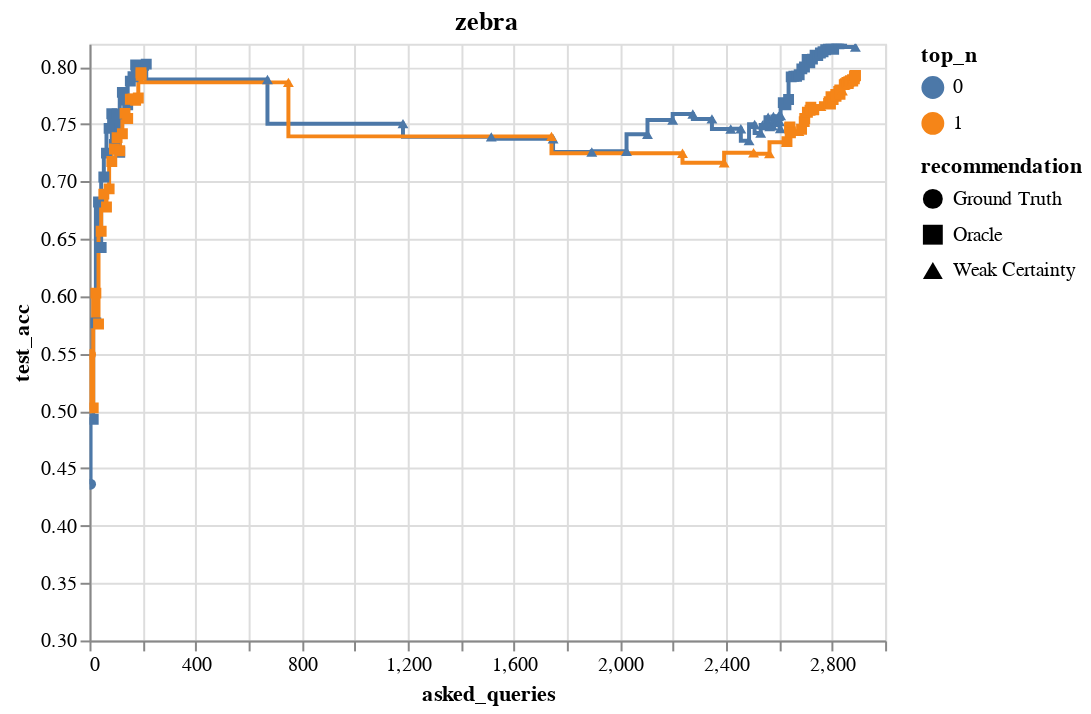

Notebook code for this chart:
### Code cell
def compare_data(datasets):
    charts = []

    alt.renderers.enable("html")
    all_data = pd.DataFrame()

    for i, dataset in enumerate(datasets):
        for result in dataset:
            if result.dataset_name != "dwtc":
                continue
            metrics = loads(result.metrics_per_al_cycle)
            test_data_metrics = [
                metrics["test_data_metrics"][0][f][0]["weighted avg"]
                for f in range(0, len(metrics["test_data_metrics"][0]))
            ]
            test_acc = [
                metrics["test_data_metrics"][0][f][0]["accuracy"]
                for f in range(0, len(metrics["test_data_metrics"][0]))
            ]

            data = pd.DataFrame(
                {
                    "iteration": range(0, len(metrics["all_unlabeled_roc_auc_scores"])),
                    "all_unlabeled_roc_auc_scores": metrics[
                        "all_unlabeled_roc_auc_scores"
                    ],
                    "query_length": metrics["query_length"],
                    "recommendation": metrics["recommendation"],
                    "query_strong_accuracy_list": metrics["query_strong_accuracy_list"],
                    "f1": [i["f1-score"] for i in test_data_metrics],
                    "test_acc": test_acc,
                    "top_n": str(i),
                    #'asked_queries': [sum(metrics['query_length'][:i]) for i in range(0, len(metrics['query_length']))],
                }
            )

            # bar width
            data["asked_queries"] = data["query_length"].cumsum()
            data["asked_queries_end"] = data["asked_queries"].shift(fill_value=0)

            # print(data[['asked_queries', 'query_length']])

            data["recommendation"] = data["recommendation"].replace(
                {
                    "A": "Oracle",
                    "C": "Weak Cluster",
                    "U": "Weak Certainty",
                    "G": "Ground Truth",
                }
            )

            all_data = pd.concat([all_data, data])

        # data = data[:100]

        # calculate global score OHNE

    return (
        alt.Chart(all_data,)
        .mark_line(
            point=True, interpolate="step-before"
        )  # , strokeCap="butt", strokeDash=[5])
        .encode(
            x=alt.X("asked_queries", scale=alt.Scale(type="linear")),
            y=alt.Y("test_acc", scale=alt.Scale(domain=[0.3, 0.82], type="linear")),
            color="top_n",
            # shape="top_n",
            # stroke="recommendation",
            shape="recommendation",
            # color="recommendation",
        )
        .properties(title=result.dataset_name)
        .interactive()
    )


compare_data(
    [
        loaded_data[0],
        loaded_data[1],
        # loaded_data[2],
    ]  # , loaded_data[3], loaded_data[4]]
)

### Figure 1 — Vega-Lite specification as saved in the notebook (floating-point values rounded to 4 significant figures; data arrays with more than 128 entries replaced by an {"elided": "..."} marker saying what was removed)
{"config": {"view": {"continuousWidth": 400, "continuousHeight": 300}}, "data": {"name": "data-bfa5d4536f188bc740ce922f8a6a1e20"}, "mark": {"type": "line", "interpolate": "step-before", "point": true}, "encoding": {"color": {"type": "nominal", "field": "top_n"}, "shape": {"type": "nominal", "field": "recommendation"}, "x": {"type": "quantitative", "field": "asked_queries", "scale": {"type": "linear"}}, "y": {"type": "quantitative", "field": "test_acc", "scale": {"domain": [0.3, 0.82], "type": "linear"}}}, "selection": {"selector170": {"type": "interval", "bind": "scales", "encodings": ["x", "y"]}}, "title": "zebra", "$schema": "https://vega.github.io/schema/vega-lite/v4.8.1.json", "datasets": {"data-bfa5d4536f188bc740ce922f8a6a1e20": {"elided": "145 records"}}}
